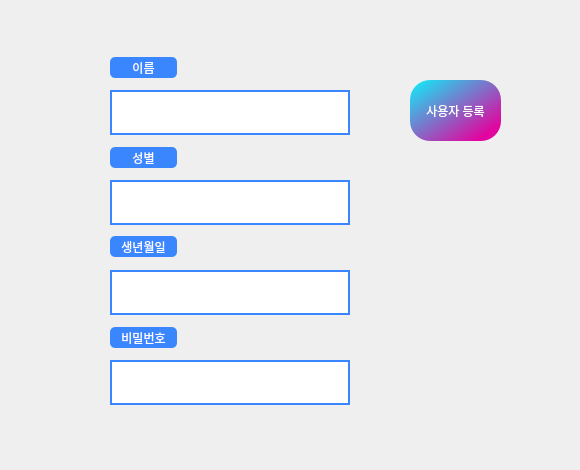
<?xml version="1.0" encoding="UTF-8"?>
<ui version="4.0">
 <class>Form</class>
 <widget class="QWidget" name="Form">
  <property name="geometry">
   <rect>
    <x>0</x>
    <y>0</y>
    <width>580</width>
    <height>470</height>
   </rect>
  </property>
  <property name="windowTitle">
   <string>Form</string>
  </property>
  <widget class="QLabel" name="Label_name">
   <property name="geometry">
    <rect>
     <x>110</x>
     <y>57</y>
     <width>67</width>
     <height>21</height>
    </rect>
   </property>
   <property name="styleSheet">
    <string notr="true">	color: white;
	background-color: rgb(58, 134, 255);
	border-radius: 5px;
</string>
   </property>
   <property name="text">
    <string>이름</string>
   </property>
   <property name="alignment">
    <set>Qt::AlignCenter</set>
   </property>
  </widget>
  <widget class="QTextEdit" name="Txt_name">
   <property name="geometry">
    <rect>
     <x>110</x>
     <y>90</y>
     <width>240</width>
     <height>45</height>
    </rect>
   </property>
   <property name="styleSheet">
    <string notr="true">
	color: rgb(58, 134, 255);
	background-color: white;
	border: 2px solid rgb(58, 134, 255);</string>
   </property>
  </widget>
  <widget class="QTextEdit" name="Txt_gender">
   <property name="geometry">
    <rect>
     <x>110</x>
     <y>180</y>
     <width>240</width>
     <height>45</height>
    </rect>
   </property>
   <property name="styleSheet">
    <string notr="true">
	color: rgb(58, 134, 255);
	background-color: white;
	border: 2px solid rgb(58, 134, 255);</string>
   </property>
  </widget>
  <widget class="QLabel" name="Label_gender">
   <property name="geometry">
    <rect>
     <x>110</x>
     <y>147</y>
     <width>67</width>
     <height>21</height>
    </rect>
   </property>
   <property name="styleSheet">
    <string notr="true">	color: white;
	background-color: rgb(58, 134, 255);
	border-radius: 5px;
</string>
   </property>
   <property name="text">
    <string>성별</string>
   </property>
   <property name="alignment">
    <set>Qt::AlignCenter</set>
   </property>
  </widget>
  <widget class="QTextEdit" name="Txt_birth">
   <property name="geometry">
    <rect>
     <x>110</x>
     <y>270</y>
     <width>240</width>
     <height>45</height>
    </rect>
   </property>
   <property name="styleSheet">
    <string notr="true">
	color: rgb(58, 134, 255);
	background-color: white;
	border: 2px solid rgb(58, 134, 255);</string>
   </property>
  </widget>
  <widget class="QLabel" name="Label_birth">
   <property name="geometry">
    <rect>
     <x>110</x>
     <y>236</y>
     <width>67</width>
     <height>21</height>
    </rect>
   </property>
   <property name="styleSheet">
    <string notr="true">	color: white;
	background-color: rgb(58, 134, 255);
	border-radius: 5px;
</string>
   </property>
   <property name="text">
    <string>생년월일</string>
   </property>
   <property name="alignment">
    <set>Qt::AlignCenter</set>
   </property>
  </widget>
  <widget class="QLabel" name="Label_pw">
   <property name="geometry">
    <rect>
     <x>110</x>
     <y>327</y>
     <width>67</width>
     <height>21</height>
    </rect>
   </property>
   <property name="styleSheet">
    <string notr="true">	color: white;
	background-color: rgb(58, 134, 255);
	border-radius: 5px;
</string>
   </property>
   <property name="text">
    <string>비밀번호</string>
   </property>
   <property name="alignment">
    <set>Qt::AlignCenter</set>
   </property>
  </widget>
  <widget class="QTextEdit" name="Txt_pw">
   <property name="geometry">
    <rect>
     <x>110</x>
     <y>360</y>
     <width>240</width>
     <height>45</height>
    </rect>
   </property>
   <property name="styleSheet">
    <string notr="true">
	color: rgb(58, 134, 255);
	background-color: white;
	border: 2px solid rgb(58, 134, 255);</string>
   </property>
  </widget>
  <widget class="QPushButton" name="Btn_regist">
   <property name="geometry">
    <rect>
     <x>410</x>
     <y>80</y>
     <width>91</width>
     <height>61</height>
    </rect>
   </property>
   <property name="styleSheet">
    <string notr="true">color: white;
	background-color: qlineargradient(spread:pad, x1:0, y1:0, x2:0.857143, y2:0.857955, stop:0 rgba(10, 242, 251, 255), stop:1 rgba(224, 6, 159, 255));
	border-radius: 20px;</string>
   </property>
   <property name="text">
    <string>사용자 등록</string>
   </property>
  </widget>
 </widget>
 <resources/>
 <connections/>
</ui>
